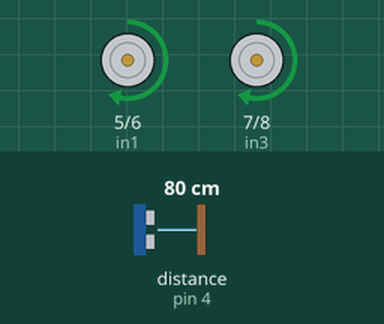
Simulated run of this sketch. Board: Arduino Uno, built with avr-gcc and run on an emulated ATmega328P. Parts: motor-driver pin pairs drawn as motors (green arrow = first pin HIGH = forward, orange = second pin HIGH = backward, longer = more drive, scaled by the enable pin). Wiring (inferred from the names in the program): ultrasonic range finder: trigger pin 3; echo pin 4. The test bench sets the inputs (shaded band); at power-on: distance to the obstacle (sensor on pin 4) 80 cm. The echo pulse lasts 58.3 µs per cm.

Above: at 1.2 s.
1.3 s: distance to the obstacle (sensor on pin 4) set to 23 cm
2.8 s: distance to the obstacle (sensor on pin 4) set to 18 cm
At 4.0 s:
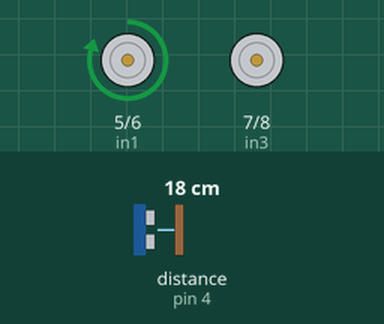
4.3 s: distance to the obstacle (sensor on pin 4) set to 35 cm
At 5.5 s:
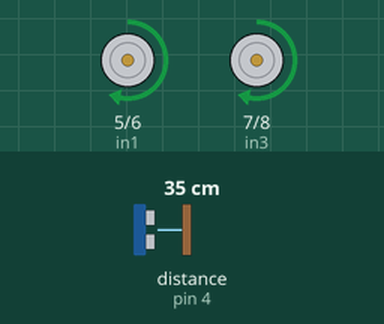
5.8 s: distance to the obstacle (sensor on pin 4) set to 2 cm
At 6.4 s:
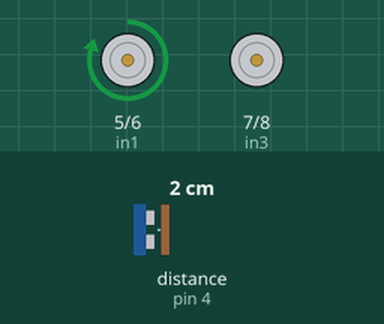
Timing chart, 0 to 8.3 s (numbered marks = the images above; inputs shaded):
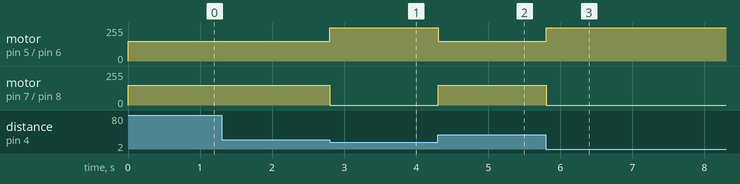

The sketch:

obstacle_avoiding_robot.ino
```cpp
const int trigf = 3;
const int echof = 4;
const int in1= 5;
const int in2= 6;
const int in3= 7;
const int in4= 8;
const int ena= 9;
const int enb= 10;
int i,distf;
long timef;

void setup() {
  // put your setup code here, to run once:
  for(i=5;i<=10;i++)
    pinMode(i,OUTPUT);
    pinMode(trigf, OUTPUT);
    pinMode(echof, INPUT);

}

void loop() {
  // put your main code here, to run repeatedly:
    digitalWrite(trigf, LOW);
    delayMicroseconds(2);

    digitalWrite(trigf, HIGH);
    delayMicroseconds(10);
    digitalWrite(trigf, LOW);
    timef = pulseIn(echof,HIGH);
    distf= timef*0.034/2;

    if(distf<20)
    {
      analogWrite(ena,250);
      analogWrite(enb,250);
      digitalWrite(in1,HIGH);
      digitalWrite(in2,LOW);
      digitalWrite(in3,LOW);
      digitalWrite(in4,LOW);
      delay(500);
    }

     else
    {
      analogWrite(ena,150);
      analogWrite(enb,150);
      digitalWrite(in1,HIGH);
      digitalWrite(in2,LOW);
      digitalWrite(in3,HIGH);
      digitalWrite(in4,LOW);
      }

}
```

Measured:
- the behaviour switches between 21 and 20 cm on distance to the obstacle (sensor on pin 4) (found by bisection; images 0 and 1)
- after the input at 1.3 s, every drawn part: stays the same
- after the input at 2.8 s, motor on pin 5 (in1) / pin 6 (in2): forward 150/255 → forward 250/255 at once; motor on pin 7 (in3) / pin 8 (in4): forward 150/255 → stopped at once
- after the input at 4.3 s, motor on pin 5 (in1) / pin 6 (in2): forward 250/255 → forward 150/255 at once; motor on pin 7 (in3) / pin 8 (in4): stopped → forward 150/255 at once
- after the input at 5.8 s, motor on pin 5 (in1) / pin 6 (in2): forward 150/255 → forward 250/255 at once; motor on pin 7 (in3) / pin 8 (in4): forward 150/255 → stopped at once
